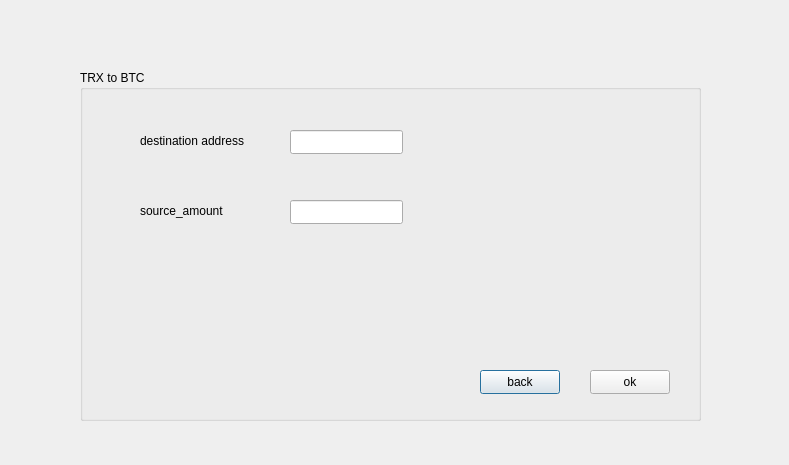
<?xml version="1.0" encoding="UTF-8"?>
<ui version="4.0">
 <class>TTOB</class>
 <widget class="QDialog" name="TTOB">
  <property name="geometry">
   <rect>
    <x>0</x>
    <y>0</y>
    <width>789</width>
    <height>465</height>
   </rect>
  </property>
  <property name="windowTitle">
   <string>Dialog</string>
  </property>
  <widget class="QGroupBox" name="groupBox">
   <property name="geometry">
    <rect>
     <x>80</x>
     <y>70</y>
     <width>621</width>
     <height>351</height>
    </rect>
   </property>
   <property name="title">
    <string>TRX to BTC</string>
   </property>
   <widget class="QPushButton" name="pushButton">
    <property name="geometry">
     <rect>
      <x>400</x>
      <y>300</y>
      <width>80</width>
      <height>24</height>
     </rect>
    </property>
    <property name="text">
     <string>back</string>
    </property>
   </widget>
   <widget class="QPushButton" name="ok">
    <property name="geometry">
     <rect>
      <x>510</x>
      <y>300</y>
      <width>80</width>
      <height>24</height>
     </rect>
    </property>
    <property name="text">
     <string>ok</string>
    </property>
   </widget>
   <widget class="QLineEdit" name="adress">
    <property name="geometry">
     <rect>
      <x>210</x>
      <y>60</y>
      <width>113</width>
      <height>24</height>
     </rect>
    </property>
   </widget>
   <widget class="QLineEdit" name="amount">
    <property name="geometry">
     <rect>
      <x>210</x>
      <y>130</y>
      <width>113</width>
      <height>24</height>
     </rect>
    </property>
   </widget>
   <widget class="QLabel" name="label">
    <property name="geometry">
     <rect>
      <x>60</x>
      <y>120</y>
      <width>91</width>
      <height>41</height>
     </rect>
    </property>
    <property name="text">
     <string>source_amount</string>
    </property>
   </widget>
   <widget class="QLabel" name="label_2">
    <property name="geometry">
     <rect>
      <x>60</x>
      <y>50</y>
      <width>121</width>
      <height>41</height>
     </rect>
    </property>
    <property name="text">
     <string>destination address</string>
    </property>
   </widget>
   <widget class="QLabel" name="label_3">
    <property name="geometry">
     <rect>
      <x>60</x>
      <y>200</y>
      <width>161</width>
      <height>81</height>
     </rect>
    </property>
    <property name="styleSheet">
     <string notr="true">image: url(:/new/prefix1/TRX.jfif);</string>
    </property>
    <property name="text">
     <string/>
    </property>
   </widget>
   <widget class="QLabel" name="label_4">
    <property name="geometry">
     <rect>
      <x>270</x>
      <y>200</y>
      <width>141</width>
      <height>81</height>
     </rect>
    </property>
    <property name="styleSheet">
     <string notr="true">image: url(:/new/prefix1/BTC.jfif);</string>
    </property>
    <property name="text">
     <string/>
    </property>
   </widget>
  </widget>
 </widget>
 <resources/>
 <connections/>
</ui>
